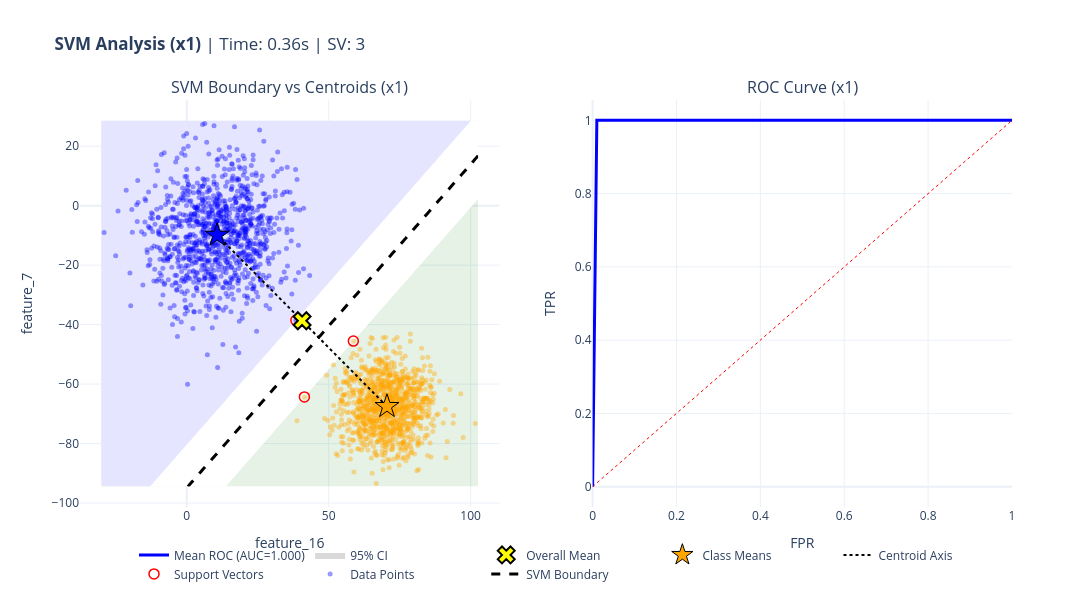
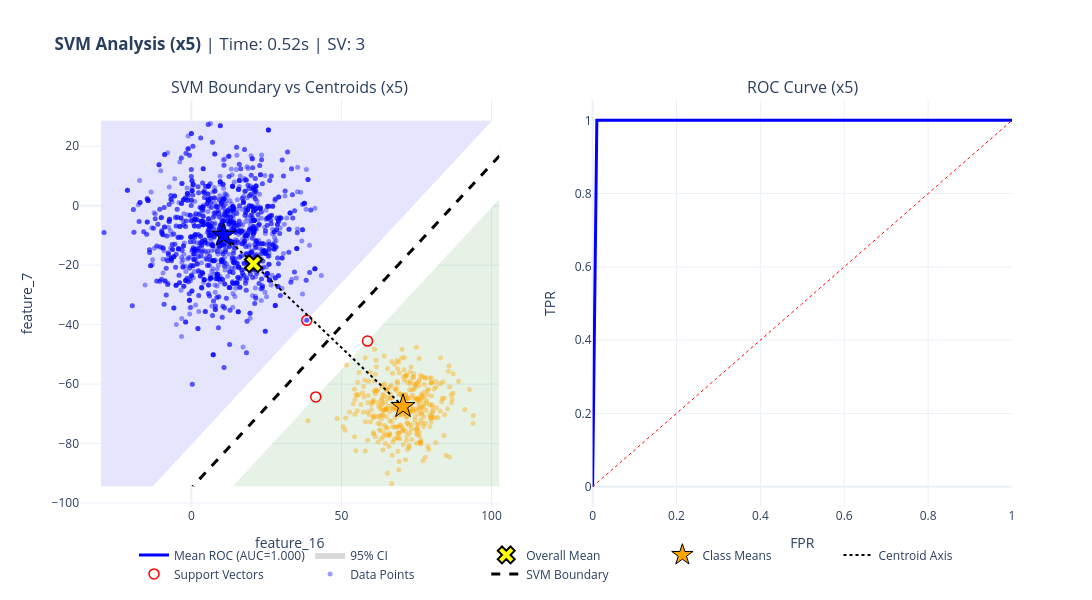
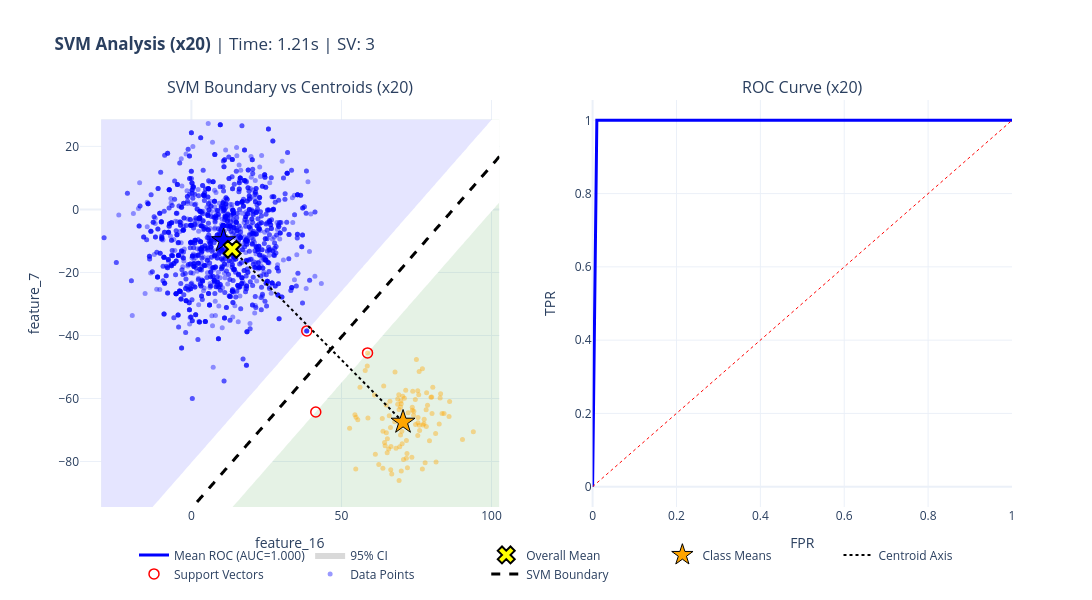
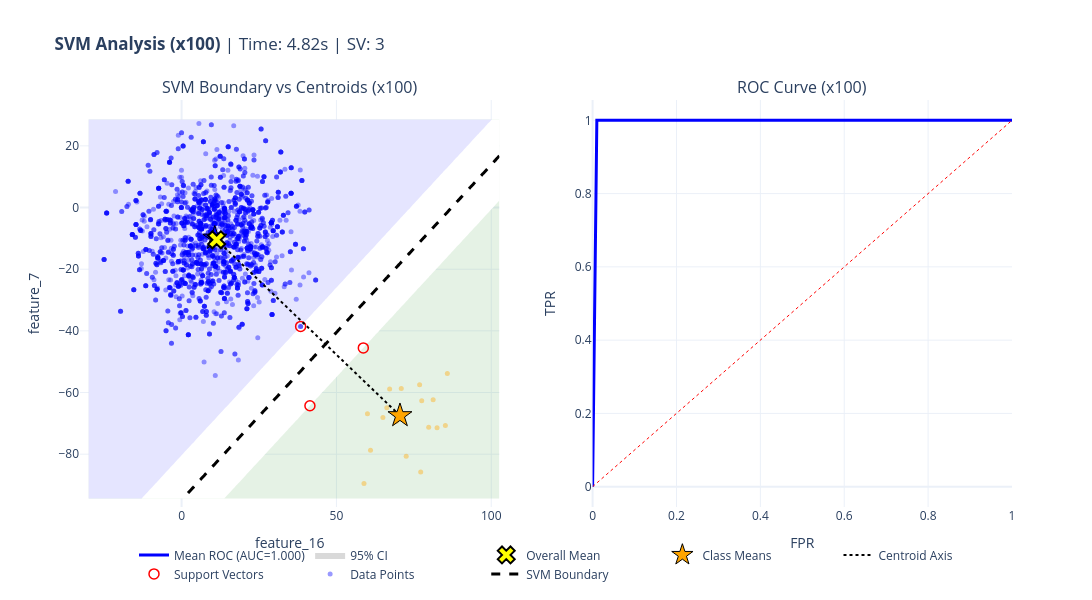

Source (notebook cell) for these figures, in order:
### Code cell
# 1 vs 0 (Сложная пара)
svm_viz = SvmInteractiveViz(selected_features, target_pos=1, target_neg=2)

svm_viz.plot_dashboard(imbalanced_datasets, [1, 5, 20, 100])
